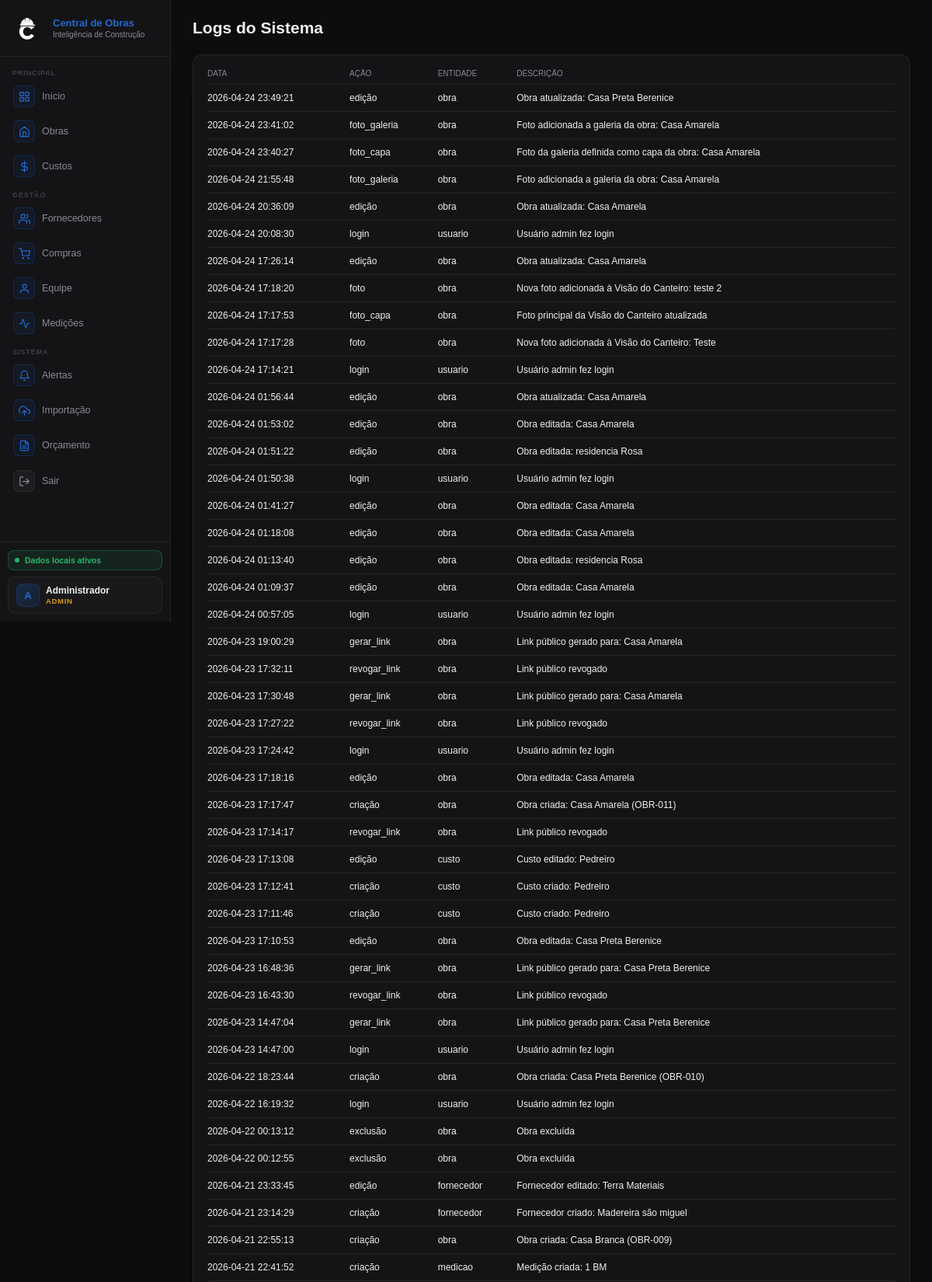
The app's page /logs (signed in, upper part) with its own data.
### tables this page shows
CREATE TABLE logs (
    id INTEGER PRIMARY KEY AUTOINCREMENT,
    usuario_id INTEGER,
    acao TEXT,
    entidade TEXT,
    entidade_id INTEGER,
    descricao TEXT,
    data_hora DATETIME DEFAULT CURRENT_TIMESTAMP
);

### routes/dashboard_routes.py (the view)
@dashboard_bp.route("/logs")
def logs():
    if not usuario_logado() or not eh_leitura():
        return redirect(url_for("auth_bp.login"))
    logs_lista = query_all("SELECT * FROM logs ORDER BY data_hora DESC")
    return render_template("logs.html", logs=logs_lista)

### app.py (called while the page is built)
@app.context_processor
def inject_helpers():
    return dict(
        formatar_moeda=formatar_moeda,
        calcular_media_fornecedor=calcular_media_fornecedor,
        formatar_tipo_obra=formatar_tipo_obra,
        eh_admin=eh_admin,
        eh_gestor=eh_gestor,
        eh_leitura=eh_leitura,
        usuario_perfil=usuario_perfil,
    )

### auth.py (called while the page is built)
def usuario_logado():
    return "usuario_id" in session

def usuario_perfil():
    return session.get("usuario_perfil", "")

def eh_leitura():
    return usuario_perfil() in ["admin", "gestor", "leitura"]

### database.py (called while the page is built)
def get_connection():
    conn = sqlite3.connect(DB_PATH)
    conn.row_factory = sqlite3.Row
    return conn

def query_all(sql, params=()):
    conn = get_connection()
    cursor = conn.execute(sql, params)
    rows = cursor.fetchall()
    conn.close()
    return rows

### templates/logs.html (shortened to what this page needs)
{% extends "base.html" %}
{% block content %}
<div class="hdr">
    <h1>Logs do Sistema</h1>
</div>
<div class="card">
    <div class="tbl-wrap">
        <table>
            <thead>
                <tr>
                    <th>Data</th>
                    <th>Ação</th>
                    <th>Entidade</th>
                    <th>Descrição</th>
                </tr>
            </thead>
            <tbody>
                {% for log in logs %}
                <tr>
                    <td>{{ log.data_hora }}</td>
                    <td>{{ log.acao }}</td>
                    <td>{{ log.entidade }}</td>
                    <td>{{ log.descricao }}</td>
                </tr>
                {% endfor %}
            </tbody>
        </table>
    </div>
</div>
{% endblock %}

### records on screen
logs: data_hora "2026-04-24 23:49:21", acao "edição", entidade "obra", descricao "Obra atualizada: Casa Preta Berenice"
logs: data_hora "2026-04-24 23:41:02", acao "foto_galeria", entidade "obra", descricao "Foto adicionada a galeria da obra: Casa Amarela"
logs: data_hora "2026-04-24 23:40:27", acao "foto_capa", entidade "obra", descricao "Foto da galeria definida como capa da obra: Casa Amarela"
logs: data_hora "2026-04-24 21:55:48", acao "foto_galeria", entidade "obra", descricao "Foto adicionada a galeria da obra: Casa Amarela"
logs: data_hora "2026-04-24 20:36:09", acao "edição", entidade "obra", descricao "Obra atualizada: Casa Amarela"
logs: data_hora "2026-04-24 20:08:30", acao "login", entidade "usuario", descricao "Usuário admin fez login"
logs: data_hora "2026-04-24 17:26:14", acao "edição", entidade "obra", descricao "Obra atualizada: Casa Amarela"
logs: data_hora "2026-04-24 17:18:20", acao "foto", entidade "obra", descricao "Nova foto adicionada à Visão do Canteiro: teste 2"
logs: data_hora "2026-04-24 17:17:53", acao "foto_capa", entidade "obra", descricao "Foto principal da Visão do Canteiro atualizada"
logs: data_hora "2026-04-24 17:17:28", acao "foto", entidade "obra", descricao "Nova foto adicionada à Visão do Canteiro: Teste"
logs: data_hora "2026-04-24 17:14:21", acao "login", entidade "usuario", descricao "Usuário admin fez login"
logs: data_hora "2026-04-24 01:56:44", acao "edição", entidade "obra", descricao "Obra atualizada: Casa Amarela"
logs: data_hora "2026-04-24 01:53:02", acao "edição", entidade "obra", descricao "Obra editada: Casa Amarela"
logs: data_hora "2026-04-24 01:51:22", acao "edição", entidade "obra", descricao "Obra editada: residencia Rosa"
logs: data_hora "2026-04-24 01:50:38", acao "login", entidade "usuario", descricao "Usuário admin fez login"
logs: data_hora "2026-04-24 01:41:27", acao "edição", entidade "obra", descricao "Obra editada: Casa Amarela"
logs: data_hora "2026-04-24 01:18:08", acao "edição", entidade "obra", descricao "Obra editada: Casa Amarela"
logs: data_hora "2026-04-24 01:13:40", acao "edição", entidade "obra", descricao "Obra editada: residencia Rosa"
logs: data_hora "2026-04-24 01:09:37", acao "edição", entidade "obra", descricao "Obra editada: Casa Amarela"
logs: data_hora "2026-04-24 00:57:05", acao "login", entidade "usuario", descricao "Usuário admin fez login"
logs: data_hora "2026-04-23 19:00:29", acao "gerar_link", entidade "obra", descricao "Link público gerado para: Casa Amarela"
logs: data_hora "2026-04-23 17:32:11", acao "revogar_link", entidade "obra", descricao "Link público revogado"
logs: data_hora "2026-04-23 17:30:48", acao "gerar_link", entidade "obra", descricao "Link público gerado para: Casa Amarela"
logs: data_hora "2026-04-23 17:27:22", acao "revogar_link", entidade "obra", descricao "Link público revogado"
logs: data_hora "2026-04-23 17:24:42", acao "login", entidade "usuario", descricao "Usuário admin fez login"
logs: data_hora "2026-04-23 17:18:16", acao "edição", entidade "obra", descricao "Obra editada: Casa Amarela"
logs: data_hora "2026-04-23 17:17:47", acao "criação", entidade "obra", descricao "Obra criada: Casa Amarela (OBR-011)"
logs: data_hora "2026-04-23 17:14:17", acao "revogar_link", entidade "obra", descricao "Link público revogado"
logs: data_hora "2026-04-23 17:13:08", acao "edição", entidade "custo", descricao "Custo editado: Pedreiro"
logs: data_hora "2026-04-23 17:12:41", acao "criação", entidade "custo", descricao "Custo criado: Pedreiro"
logs: data_hora "2026-04-23 17:11:46", acao "criação", entidade "custo", descricao "Custo criado: Pedreiro"
logs: data_hora "2026-04-23 17:10:53", acao "edição", entidade "obra", descricao "Obra editada: Casa Preta Berenice"
logs: data_hora "2026-04-23 16:48:36", acao "gerar_link", entidade "obra", descricao "Link público gerado para: Casa Preta Berenice"
logs: data_hora "2026-04-23 16:43:30", acao "revogar_link", entidade "obra", descricao "Link público revogado"
logs: data_hora "2026-04-23 14:47:04", acao "gerar_link", entidade "obra", descricao "Link público gerado para: Casa Preta Berenice"
logs: data_hora "2026-04-23 14:47:00", acao "login", entidade "usuario", descricao "Usuário admin fez login"
logs: data_hora "2026-04-22 18:23:44", acao "criação", entidade "obra", descricao "Obra criada: Casa Preta Berenice (OBR-010)"
logs: data_hora "2026-04-22 16:19:32", acao "login", entidade "usuario", descricao "Usuário admin fez login"
logs: data_hora "2026-04-22 00:13:12", acao "exclusão", entidade "obra", descricao "Obra excluída"
logs: data_hora "2026-04-22 00:12:55", acao "exclusão", entidade "obra", descricao "Obra excluída"
logs: data_hora "2026-04-21 23:33:45", acao "edição", entidade "fornecedor", descricao "Fornecedor editado: Terra Materiais"
logs: data_hora "2026-04-21 23:14:29", acao "criação", entidade "fornecedor", descricao "Fornecedor criado: Madereira são miguel"
logs: data_hora "2026-04-21 22:55:13", acao "criação", entidade "obra", descricao "Obra criada: Casa Branca (OBR-009)"
logs: data_hora "2026-04-21 22:41:52", acao "criação", entidade "medicao", descricao "Medição criada: 1 BM"

### other values on screen
{{ session.get('usuario_nome', 'U')[0] | upper }} "A"
{{ session.get('usuario_nome', 'Usuário') }} "Administrador"
{{ usuario_perfil() or 'sem perfil' }} "ADMIN"
